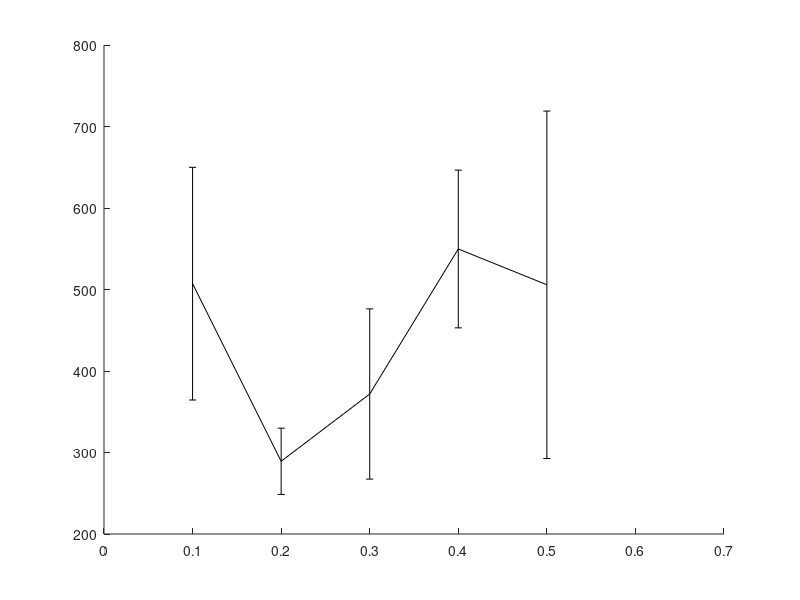

Recreate this plot in MATLAB. (Note: this script raises an error after producing the figure.)
% Performance comparison between the RLX with different epsilon value.
% The experiment is in one scene with obstacles where the start and goal configurations
% are:
% State c_start = {0.5236, 1.74753, -1.8326, -1.4835,	1.5708,	0, 1.004278, 0.2729, 0.9486, -1.15011, 1.81001, -1.97739};
% State c_goal = {0.5236, 0.34907, 0.69813, -1.3963, 1.5708, 0, 0.7096, 1.8032, -1.7061, -1.6286, 1.9143, -2.0155}; // Robot 2 no backflip - Elbow down
% This while benchmarking the maximum step distance.
% With joint limits of the ABB robots.
% last updated: 09/25/17

clear all
clc

%%
planners = {'BiRRT','RRT','LazyRRT','SBL'};
plannerType = planners{1};
switch plannerType
    case 'BiRRT'
        D = load('Benchmark_BiRRT_RLX_eps5_3poles_rB.txt'); D = D(D(:,2)==1,:);
    case 'RRT'
        D = load('Benchmark_RRT_RLX_eps5_3poles_rB.txt'); D = D(D(:,2)==1,:);
    case 'LazyRRT'
        D = load('Benchmark_LazyRRT_RLX_eps5_3poles_rB.txt'); D = D(D(:,2)==1,:);
    case 'SBL'
        D = load('Benchmark_SBL_RLX_eps5_3poles_rB.txt'); D = D(D(:,2)==1,:);
end


%% 
disp(['Results for ' plannerType ':']);

%%
% RLX
rb = sort(unique(D(:,1)));
for i = 1:length(rb)
    M = D(D(:,1)==rb(i), 2:end);
%     disp([i-1 rg(i)  size(M,1)])
    tb(i) = mean(M(:,3));
    tb_ste(i) = std(M(:,3))/sqrt(size(M,1));
end

%%
disp(' ');
[tbmin, ib] = min(tb);
% ib = 3;
% tbmin = tb(ib);

%%
h = figure(1);
clf
errorbar(rb,tb,tb_ste,'-k','linewidth',2);
ylabel('mean runtime [msec]');
xlabel('max. local-connection distance');
xlim([min(rb) max(rb)]);

%%
sS = rb(ib);
tmin = tbmin;
D = D(D(:,1)==sS, 2:end);
verf = D(:,1)==1;
suc = D(:,2)==1;

D = D;
disp('------------------------------------');
disp('RLX:');
disp(['Results of ' num2str(size(D,1)) ' queries.']);
disp(['Minimum avg. runtime is ' num2str(tmin) 'sec with d = ' num2str(sS) ]);
disp(['Percent of successful queries verified: ' num2str(sum(verf & suc)/sum(suc)*100) '%']);
disp(['Plan distance: ' num2str(D(1,2)) ]);
disp(['Avg. runtime: ' num2str(mean(D(:,3)))  ' +/- ' num2str(std(D(:,3))/sqrt(size(D,1))) ' sec ']);
disp(['Min. runtime: ' num2str(min(D(:,3))) ' msec ']);
disp(['Avg. nodes in path: ' num2str(floor(mean(D(:,9)))) ]);
disp(['Avg. nodes in trees: ' num2str(floor(mean(D(:,10)))) ]);
disp(['Avg. number of projections: ' num2str(floor(mean(D(:,4)))) ]);
disp(['Avg. local-connection time: ' num2str(mean(D(:,11)./D(:,12))*1e3)  ' +/- ' num2str(std(D(:,11)./D(:,12))/sqrt(size(D,1))*1e3) ' msec ']);
disp(['Avg. total local-connection time: ' num2str(mean(D(:,11))*1e3)  ' +/- ' num2str(std(D(:,11))/sqrt(size(D,1))*1e3) ' msec ']);
disp(['Avg. number of local connection checks: ' num2str(mean(D(:,12)))]);
disp(['Avg. collision check time: ' num2str(mean(D(:,7))*1e3) ' msec.']);
disp(['Percent of successful local connections: ' num2str(100*mean(D(:,13)./D(:,12)))]);

%%
tb = D(:,3);
maxT = max(tb);
T3 = linspace(0,maxT,1000);
T3 = T3(2:end);
for i = 1:length(T3)
    sb = tb < T3(i);
    mb(i) = mean(tb(sb));
    Mb(i) = 1-sum(sb)/length(tb);
end


%%
h = figure(2);
clf
plot(T3,Mb*100,':k','linewidth',2);
xlabel('maximum runtime [sec]');
ylabel('failure rate [%]');
xlim([0 max(T3)]);
title(plannerType);
